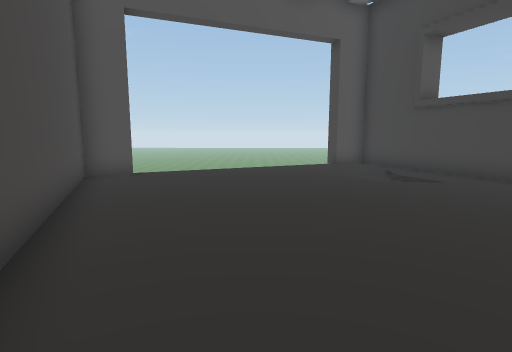
view 1 (above)

23 first-person views from a walk through a Unity game level. The camera is 1.3 m above the floor, tilts 8° down and sees 80° across. The floor is counted in squares, 1 m on a side. Each view is taken from the middle of a square. On the plan, view 1 faces up. The plan holds only what a view shows up to about 14 squares ahead; the rest is blank. The place goes on beyond the plan. The player is left out.

view 2
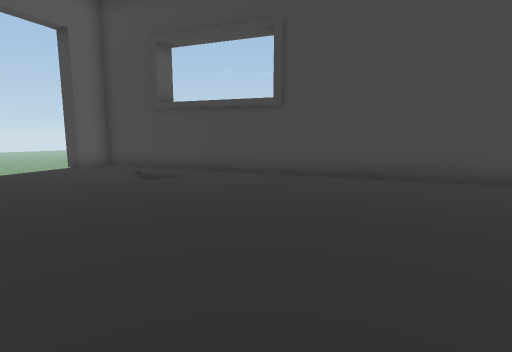

view 3
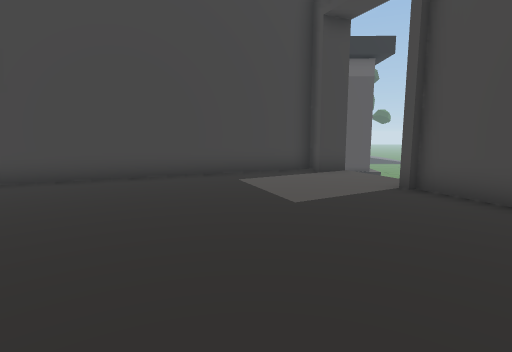

view 4
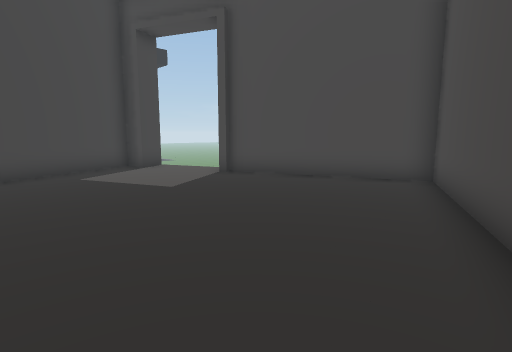

view 5
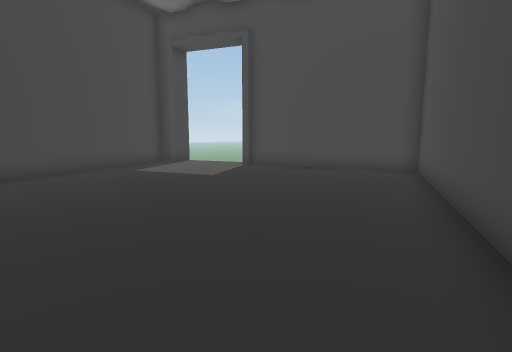

view 6
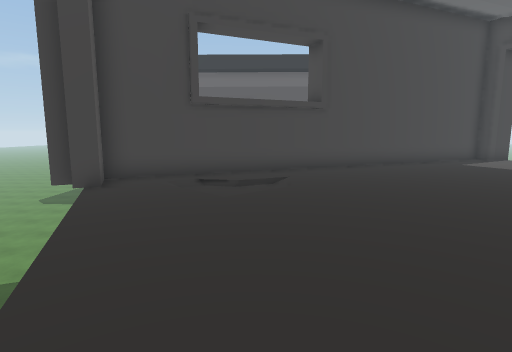

view 7
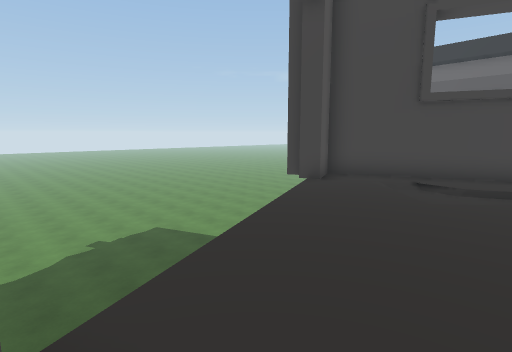

view 8
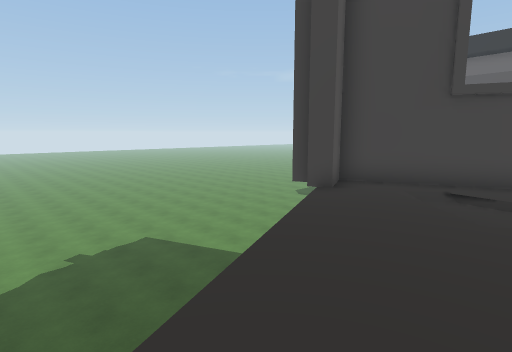

view 9
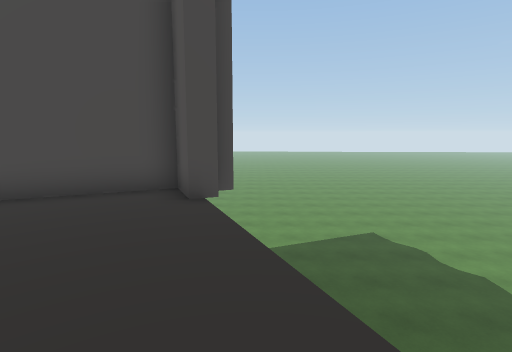

view 10
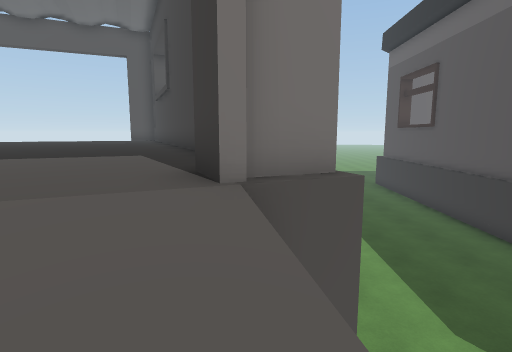

view 11
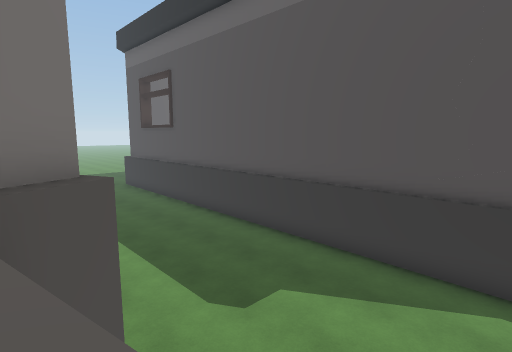

view 12
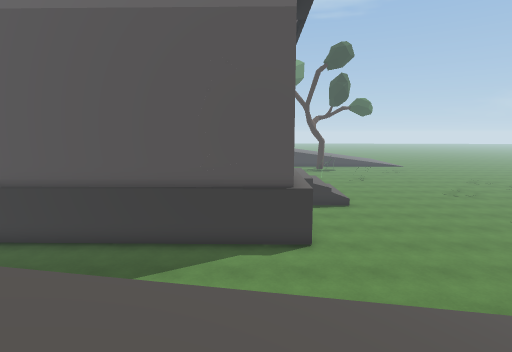

view 13
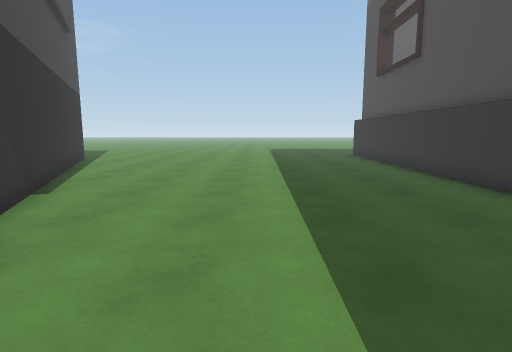

view 14
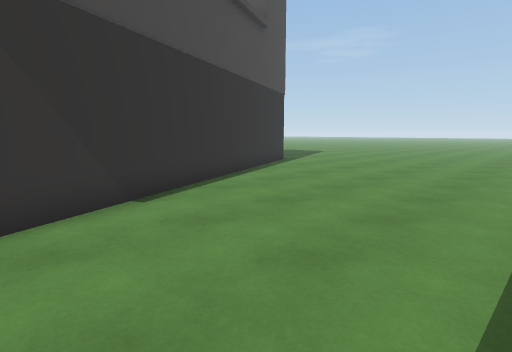

view 15
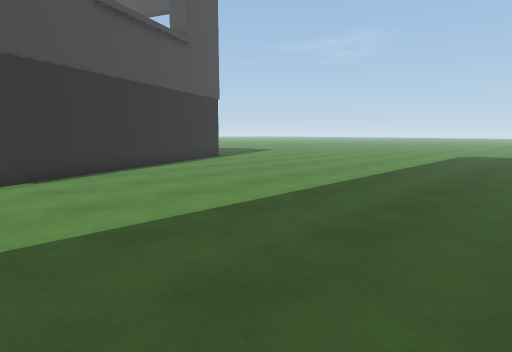

view 16
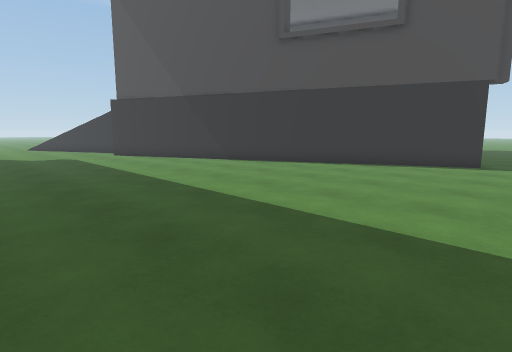

view 17
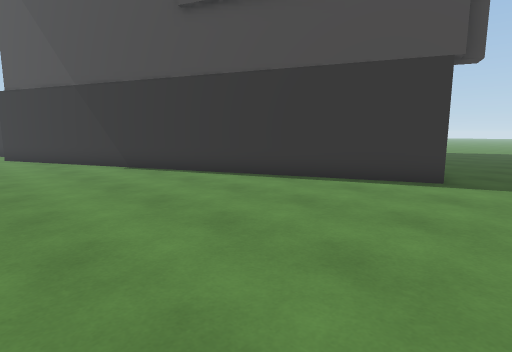

view 18
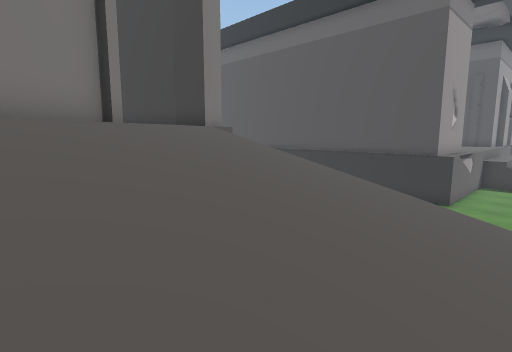

view 19
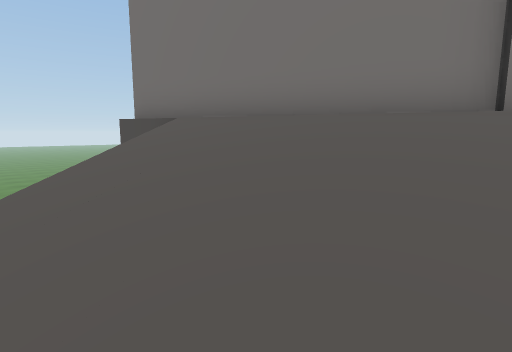

view 20
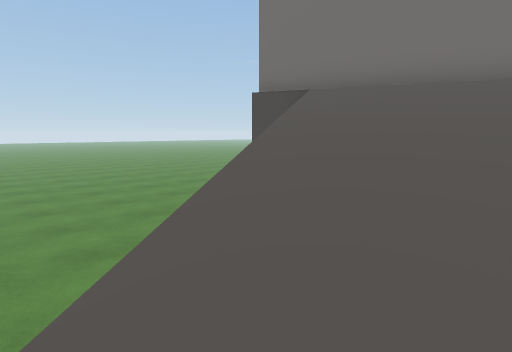

view 21
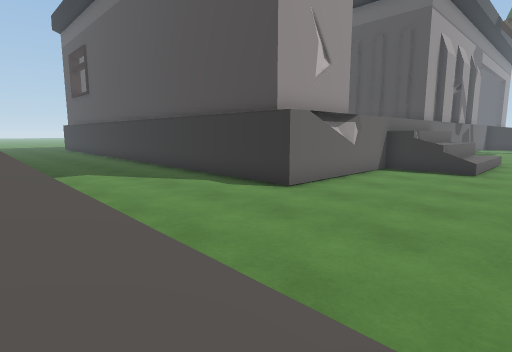

view 22
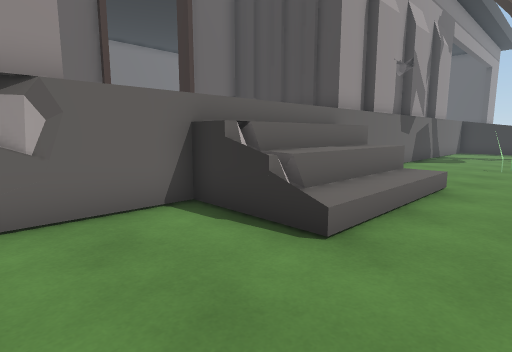

view 23
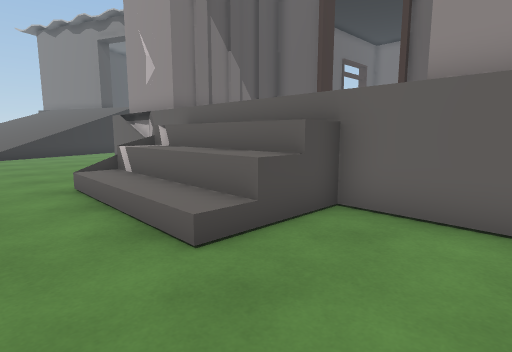

### Floor plan
Key: @ floor where view 1 was taken; # wall or solid block; . main floor; : floor 3 m higher than the main floor; + floor 3.25 m higher than the main floor; / step, stairs or slope; = window, fence, low wall or low ledge; v drop or lower ground.
Columns run from 7 left of view 1 to 33 right of it. Each row starts with its distance up from view 1.
 16 .............  ............
 15 ..........................
 14 ...........................
 13 ...  .....+##..............
 12        vv+++##.............#
 11     ..+++++/+#.............#
 10   ##++++++/:+##............#
  9   #+++++++/:++#............#
  8   #+++++++++++##...........#
  7   ##++++++++++##...........#
  6    #+++++++++++#...........#
  5    ##++++++++++##..........#
  4     #+++++++++++#..........#
  3     #+++++++++++##.........#
  2       +++++++++++#.........#
  1      #+++++++++++##........#
  0      ##@+++++++++##........#
 -1       #+++++++++++#........#
 -2       ##++++++++++##.......#  ###   ####
 -3        #++++++++++## ......#  #       ##
 -4        #+++++##++/v   ....##  #        #
 -5        ##++###/////.  ....#   #       ##
 -6   ...   ####///////v  ....#   #       ##
 -7  .....  ##//////////  ....#####        #
 -8 .......    /////////  ....#####v//////###
 -9 ........   //////////...........//////...
-10 .........   //////////........../vvvv=...
-11 ..........  //////////..........//////...
-12 ........... #//     ///..................
-13        ....   /     / ........ ........ .

Where each view was taken, in squares from view 1:
view 1: 0 up, 0 right, facing up
view 2: 0 up, 0 right, facing up-right
view 3: 0 up, 0 right, facing right
view 4: 3 up, 1 left, facing down-right
view 5: 5 up, 2 left, facing down-right
view 6: 9 up, 4 left, facing right
view 7: 8 up, 4 left, facing up-right
view 8: 9 up, 3 left, facing up-right
view 9: 11 up, 2 right, facing left
view 10: 6 down, 11 right, facing up
view 11: 6 down, 11 right, facing up-right
view 12: 6 down, 9 right, facing right
view 13: 2 down, 14 right, facing up
view 14: 2 up, 15 right, facing up-left
view 15: 3 up, 19 right, facing up-left
view 16: 16 up, 19 right, facing down-left
view 17: 16 up, 14 right, facing down-left
view 18: 11 down, 5 right, facing up-right
view 19: 10 down, 8 right, facing up-left
view 20: 13 down, 7 right, facing up-left
view 21: 13 down, 13 right, facing up-right
view 22: 13 down, 22 right, facing up-right
view 23: 13 down, 33 right, facing up-left
